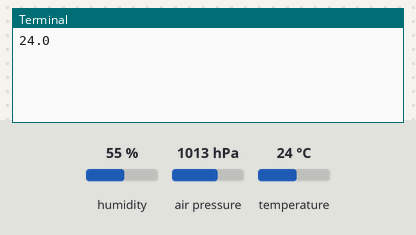
This program was run on a simulated Raspberry Pi (BCM pin numbers). On the bench: the last lines printed to the terminal. The inputs (shaded band) are chosen by the test bench; at power-on: temperature 24 °C, humidity 55 %, air pressure 1013 hPa.

Above: at 1.2 s.
1.3 s: temperature set to 12 °C
At 4.4 s:
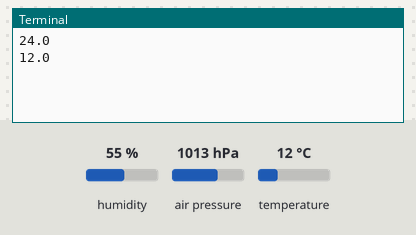
5.2 s: temperature set to 19 °C
At 7.0 s:
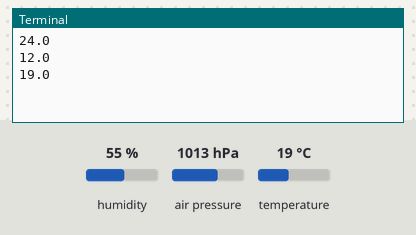
Timing chart, 0 to 8.5 s (numbered marks = the images above; inputs shaded):
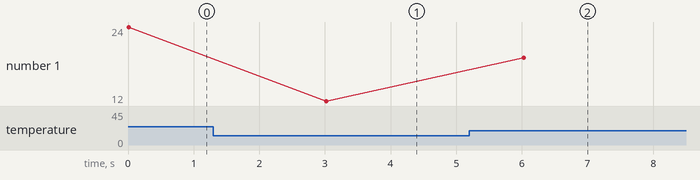

Measured:
- after the input at 1.3 s, the terminal: prints a new line after 1.7 s (image 1)
- after the input at 5.2 s, the terminal: prints a new line after 0.83 s (image 2)
- plotted number 1: 24 → 12 after the input at 1.3 s, 12 → 19 after the input at 5.2 s

The program:

sensor.py
```python
#!/usr/bin/env python2.7

import smbus2
import bme280 as bm
import time

port = 1
address = 0x76
bus = smbus2.SMBus(port)

while True:
        calibration_params = bm.load_calibration_params(bus, address)
        data = bm.sample(bus, address, calibration_params)
        print(data.temperature)
        time.sleep(3)
```
